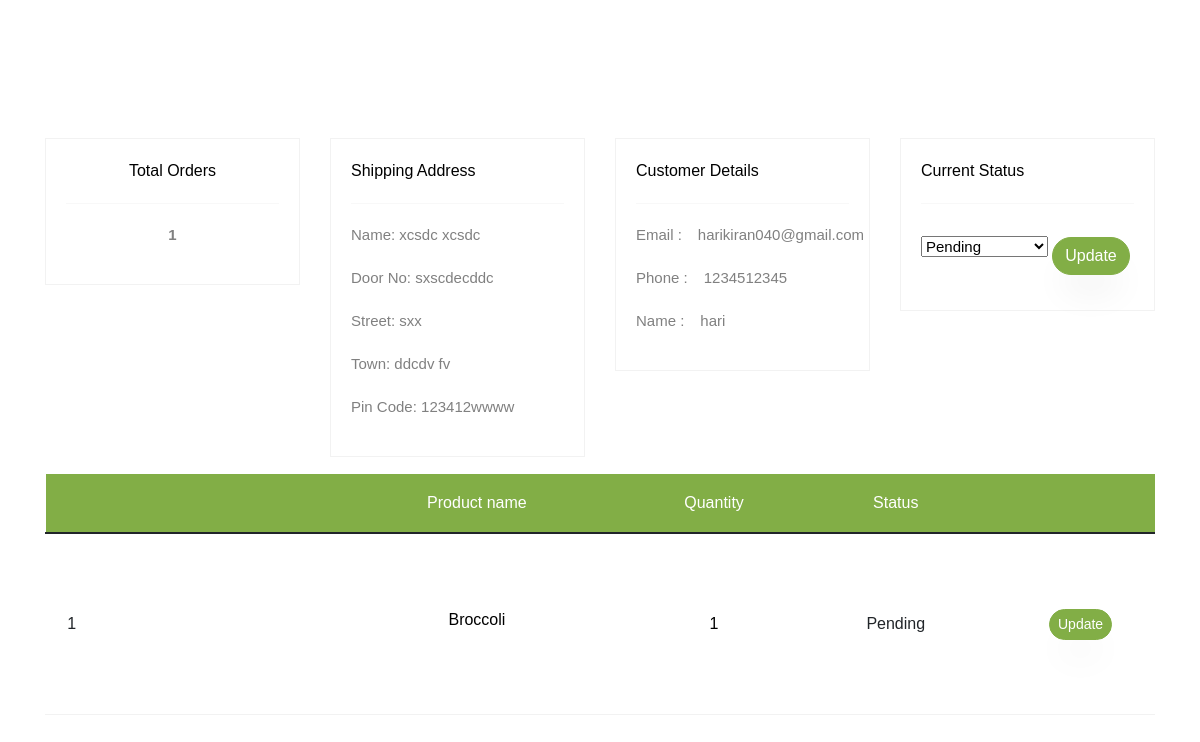
Page /statusupdate/2/ (signed in) on the committed database.
### vegstore/models.py (models this page shows, shortened)
class Order(models.Model):
    user = models.ForeignKey(Customer,
                             on_delete=models.CASCADE,null=True)
    items = models.ManyToManyField(OrderItem,)
    start_date = models.DateTimeField(auto_now_add=True)
    ordered_date = models.DateTimeField()
    ordered = models.BooleanField(default=False)
    order_id = models.CharField(unique=True, max_length=100, null=True, blank=True, default=None)
    shipping_address = models.ForeignKey(
        'Userdetials', related_name='shipping_address', on_delete=models.SET_NULL, blank=True, null=True)
    razorpay_order_id = models.CharField(max_length=500, null=True, blank=True)
    razorpay_payment_id = models.CharField(max_length=500, null=True, blank=True)
    razorpay_signature = models.CharField(max_length=500, null=True, blank=True)
    status = models.CharField(max_length=200,null=True,choices=Category,default='Pending')

class Userdetials(models.Model):
    user = models.ForeignKey(settings.AUTH_USER_MODEL,
                             on_delete=models.CASCADE)
    first_name = models.CharField(max_length=20,null=True)
    last_name = models.CharField(max_length=20,null=True)
    door_number = models.CharField(max_length=20,null=True)
    street = models.CharField(max_length=30,null=True)
    town = models.CharField(max_length=30,null=True)
    zip_code = models.CharField(max_length=6,null=True)
    phone = models.CharField(max_length=14,null=True)
    default = models.BooleanField(default=False)
    class Meta:
        verbose_name_plural = 'Addresses'

class Customer(AbstractBaseUser):
    email = models.EmailField(verbose_name='email address',unique=True,max_length=100)
    phone = models.CharField(verbose_name='phone number',unique=True,max_length=10)
    username = models.CharField(verbose_name='Name',unique=True,max_length=50,null=True)
    date_created = models.DateTimeField(verbose_name='date created',auto_now_add=True)
    last_login = models.DateTimeField(verbose_name='last login',auto_now=True)
    is_active = models.BooleanField(default=True)
    is_admin = models.BooleanField(default=False)
    is_staff = models.BooleanField(default=False)
    is_superuser = models.BooleanField(default=False)
    USERNAME_FIELD = "email"
    REQUIRED_FIELDS = ['phone','username']
    objects = CustomerManager()

class OrderItem(models.Model):
    user = models.ForeignKey(settings.AUTH_USER_MODEL,
                             on_delete=models.CASCADE,blank=True,null=True)
    item = models.ForeignKey(Item, on_delete=models.CASCADE)
    ordered = models.BooleanField(default=False)
    quantity = models.IntegerField(default=1)
    status = models.CharField(max_length=200,null=True,choices=Category,default='Pending')

class Item(models.Model):
    title = models.CharField(max_length=100)
    price = models.FloatField()
    discount_price = models.FloatField(blank=True,null=True)
    category = models.CharField(choices=CATEGORY_CHOICES, max_length=1,null=True)
    slug = AutoSlugField(populate_from='title')
    description = models.TextField(null=True)
    images = models.CharField(blank=True,null=True,max_length=100000)
    image = models.ImageField(blank=True,null=True)

### vegstore/views.py (the view)
# urls.py: path('statusupdate/<int:pk>/', statusupdate, name='statusupdate'),
@staff_member_required
def statusupdate(request,pk):
    order = Order.objects.get(id=pk)
    form = OrderForm(instance=order)
    if request.method == 'POST':
        form = OrderForm(request.POST,instance=order)
        if form.is_valid():
            form.save()
            messages.info(request,'Updated Successfully')
    order_count = order.items.count()
    context = {
        'order_count': order_count,
        'orders':order,'form': form
    }
    return render(request, 'statusupdate.html',context)

### vegstore/forms.py
class OrderForm(ModelForm):
    class Meta:
        model = Order
        fields = ('status',)

### templates/statusupdate.html (shortened to what this page needs)
    {% extends 'base.html' %}
    {% block content %}
    <section class="ftco-section ftco-cart">
			<div class="container">
                    		<div class="row justify-content-end">
    			<div class="col-lg-3 mt-5 cart-wrap">
    				<div class="cart-total mb-3" style="text-align:center;">
    					<h3>Total Orders</h3>
						<hr>
    					<p><b>{{order_count}}</b></p>
    				</div>
    			</div>
    			<div class="col-lg-3 mt-5 cart-wrap">
    				<div class="cart-total mb-3">
    					<h3>Shipping Address</h3>
						<hr>
	              <div class="form-group">
    					<p>Name: {{orders.shipping_address.first_name}} {{orders.shipping_address.first_name}}</p>
	              </div>
	              <div class="form-group">
    					<p>Door No: {{orders.shipping_address.door_number}}</p>
	              </div>
	              <div class="form-group">
    					<p>Street: {{orders.shipping_address.street}}</p>
	              </div>
	              <div class="form-group">
    					<p>Town: {{orders.shipping_address.town}}</p>
	              </div>
	              <div class="form-group">
    					<p>Pin Code: {{orders.shipping_address.zip_code}}</p>
	              </div>
    				</div>
    			</div>
    			<div class="col-lg-3 mt-5 cart-wrap">
    				<div class="cart-total mb-3">
    					<h3>Customer Details</h3>
						<hr>
    					<p class="d-flex">
    						Email :
    						<span class="ml-3">{{orders.user.email}}</span>
    					</p>
    					<p class="d-flex">
    						Phone :
    						<span class="ml-3">{{orders.user.phone}}</span>
    					</p>
    					<p class="d-flex">
    						Name :
    						<span class="ml-3">{{orders.user.username}}</span>
    					</p>
    				</div>
    			</div>
    			<div class="col-lg-3 mt-5 cart-wrap">
    				<div class="cart-total mb-3">
    					<h3>Current Status</h3>
						<hr>
						                 <form method="POST" action="" >
                                         {% for form in form %}
                                         {{ form }}
                                         {% endfor %}
                   <input class="btn btn-primary mt-3" type="submit" name="Update" value="Update">
                 </form>
    				</div>
    			</div>
    		</div>
				<div class="row">
    			<div class="col-md-12">
    				<div class="cart-list">
	    				<table class="table">
						    <thead class="thead-primary">
						      <tr class="text-center">
						          <th></th>
						          <th></th>
						          <th>Product name</th>
						          <th>Quantity</th>
						          <th>Status</th>
								  <th>&nbsp;</th>
						      </tr>
						    </thead>
						    <tbody>
							<form method="POST" action="">
							    {% for order in orders.items.all %}
						      <tr class="text-center">
								  <td scope="row">{{ forloop.counter }}</td>
						        <td class="image-prod"><div class="img" style="background-image:url({{order.item.images}});"></div></td>
						        <td class="product-name">
						        	<h3>{{order.item.title}}</h3>
						        </td>
						        <td class="price">{{order.quantity}}</td>
						        <td class="quantity">{{order.status}}
					          </td>
                       <td><a class="btn btn-primary btn-sm"  href="{% url 'updateorderitem' order.id %}">Update</a> </td>
						      </tr>
												                  {% endfor %}
							</form>
						    </tbody>
						  </table>
					  </div>
    			</div>
    		</div>
			</div>
		</section>
        {% endblock %}

### rows in the picture
Order: shipping_address.first_name "xcsdc", shipping_address.door_number "sxscdecddc", shipping_address.street "sxx", shipping_address.town "ddcdv fv", shipping_address.zip_code "123412wwww", user.email "harikiran040@gmail.com", user.phone "1234512345", user.username "hari", form "Pending"
OrderItem: item "Broccoli", quantity "1", status "Pending"

### other values in the picture
{{ order_count }} "1"
